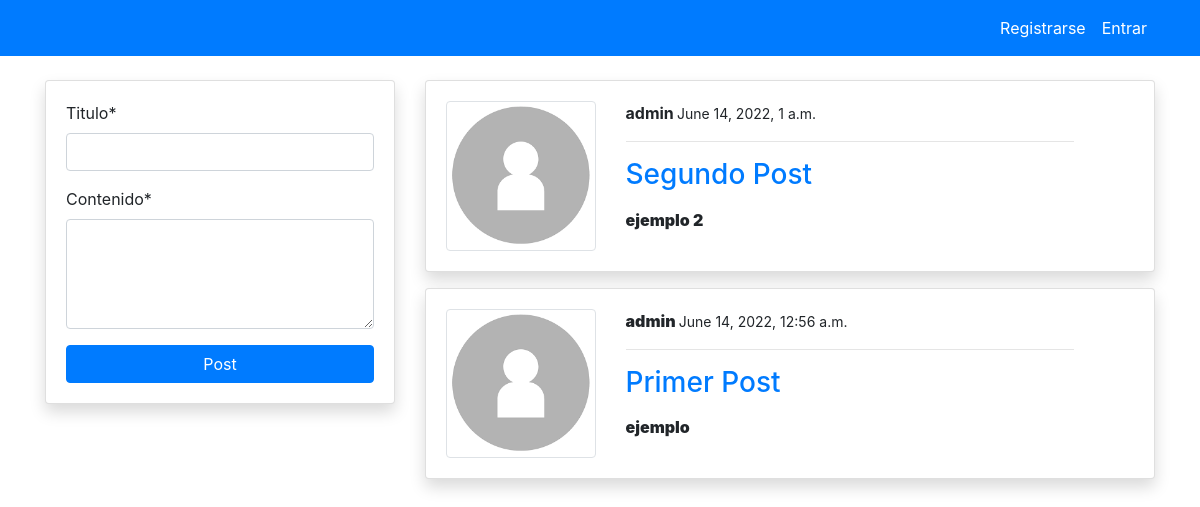
The page /blog/ on the database as committed earlier.
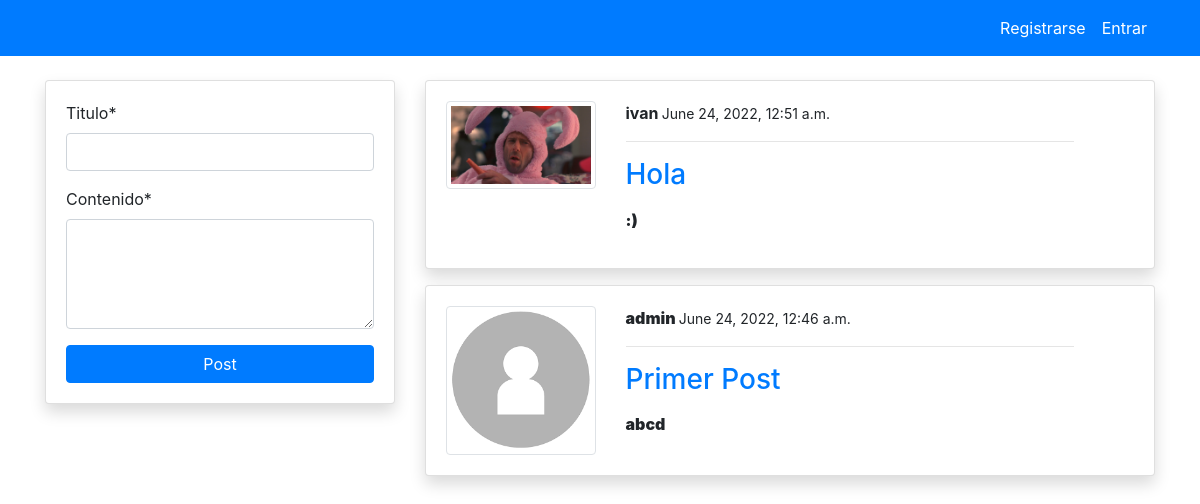
The same page on the database as committed later.
### blogapp/models.py (models this page shows, shortened)
class Postmodel(models.Model):
    titulo = models.CharField(max_length=100)
    contenido = models.TextField()
    author= models.ForeignKey(User, on_delete=models.CASCADE)
    date_created = models.DateTimeField(auto_now_add=True)
    class Meta:
        ordering = ('-date_created',)

### users/models.py (models this page shows, shortened)
class Profilemodel(models.Model):
    user = models.OneToOneField(User, on_delete=models.CASCADE)
    image = models.ImageField(default='default.png', upload_to='profile', validators=[
                              FileExtensionValidator(['png', 'jpg'])])

### blogapp/views.py (the view)
# urls.py: 2. Add a URL to urlpatterns:  path('', views.home, name='home')
def home(request):
    posts = Postmodel.objects.all()
    if request.method == 'POST':
        form = Postmodelform(request.POST)
        if form.is_valid():
            instance = form.save(commit=False)
            instance.author = request.user
            instance.save()
            return redirect('home')
    else:
        form =Postmodelform
    form =Postmodelform()
    context ={
        'posts':posts,
        'form':form,
    }
    return render(request, 'Blog/home.html', context)

### blogapp/forms.py
class Postmodelform(forms.ModelForm):
    contenido= forms.CharField(widget=forms.Textarea(attrs={'rows': 4}))
    class Meta:
        model = Postmodel
        fields = ('titulo','contenido')

### templates/Blog/home.html (shortened to what this page needs)
{% extends 'partials/base.html' %}
{% load crispy_forms_tags %}
{% block content %}
<div class="container">
    <div class="row mt-5 pt-3">
        <div class="col-md-4">
            <div class="card my-3 shadow">
                <div class="card-body">
                    <form method="POST">
                        {{ form|crispy }}
                        <input class="btn btn-primary btn-block" type="submit" value="Post">
                    </form>
                </div>
            </div>
        </div>
        <div class="col-md-8">
            {% for post in posts %}
            <div class="card shadow my-3">
                <div class="card-body">
                    <div class="row">
                        <div class="col-md-3">
                            <img class="img-thumbnail" src="{{post.author.profilemodel.image.url}}" alt="img">
                        </div>
                        <div class="col-md-8">
                            <strong>{{ post.author }}<strong> <small> {{ post.date_created }}</small>
                            <hr>
                            <a class="h3" href="{% url 'blog-post-detail' post.id %}">{{ post.titulo }}</a>
                            <p class="text-justify my-3">
                                {{ post.contenido }}
                            </p>
                        </div>
                    </div>
                </div>
            </div>
            {% endfor %}
        </div>
    </div>
</div>
{% endblock %}

### templates/partials/base.html (shortened to what this page needs)
{% load static %}
<!doctype html>
<html lang="en">
  <head>
    <link rel="stylesheet" href="https://cdn.jsdelivr.net/npm/bootstrap@4.6.1/dist/css/bootstrap.min.css">
    <link rel="stylesheet" href="{% static '/style.css' %}">
  </head>
  <body>
    {% include 'partials/nav.html' %}
    {% block content %}
    {% endblock %}
  </body>
</html>

### templates/partials/nav.html (shortened to what this page needs)
<nav class="navbar navbar-expand-lg navbar-primary bg-primary fixed-top">
    <div class="container">
        {% if request.user.is_authenticated %}
        <a class="navbar-brand text-white" href="{% url 'home' %}">ProyectoCoder</a>
        <button class="navbar-toggler" type="button" data-toggle="collapse" data-target="#navbarSupportedContent" aria-controls="navbarSupportedContent" aria-expanded="false" aria-label="Toggle navigation">
            <span class="navbar-toggler-icon"></span>
        </button>
        <div class="collapse navbar-collapse" id="navbarSupportedContent">
            <ul class="navbar-nav ml-auto">
                <li class="nav-item active">
                    <a class="nav-link text-white" href="{% url 'users-profile' %}">Perfil <span class="sr-only">(current)</span></a>
                </li>
                <li class="nav-item">
                    <a class="nav-link text-white" href="{% url 'home' %}">Inicio</a>
                </li>
                <li class="nav-item">
                    <a class="nav-link text-white" href="{% url 'users/logout' %}">Salir</a>
                </li>
                <li class="nav-item">
                    <a class="nav-link text-white" href="{% url 'about' %}">About</a>
                </li>
            </ul>
            {% else %}
            <ul class="navbar-nav ml-auto">
                <li class="nav-item active">
                    <a class="nav-link text-white" href="{% url 'users-sign-up' %}">Registrarse <span class="sr-only">(current)</span></a>
                </li>
                <li class="nav-item">
                    <a class="nav-link text-white" href="{% url 'users/login' %}">Entrar</a>
                </li>
            </ul>
            {% endif %}
        </div>
  </nav>

Rows that differ between the two databases and show on the page:
removed Postmodel: author.profilemodel.image (placeholder picture), author "admin", date_created "June 14, 2022, 12:56 a.m.", titulo "Primer Post", contenido "ejemplo"
added Postmodel: author.profilemodel.image (picture), author "ivan", date_created "June 24, 2022, 12:51 a.m.", titulo "Hola", contenido ":)"
changed Postmodel "admin": date_created "June 14, 2022, 1 a.m." → "June 24, 2022, 12:46 a.m."; titulo "Segundo Post" → "Primer Post"; contenido "ejemplo 2" → "abcd"
